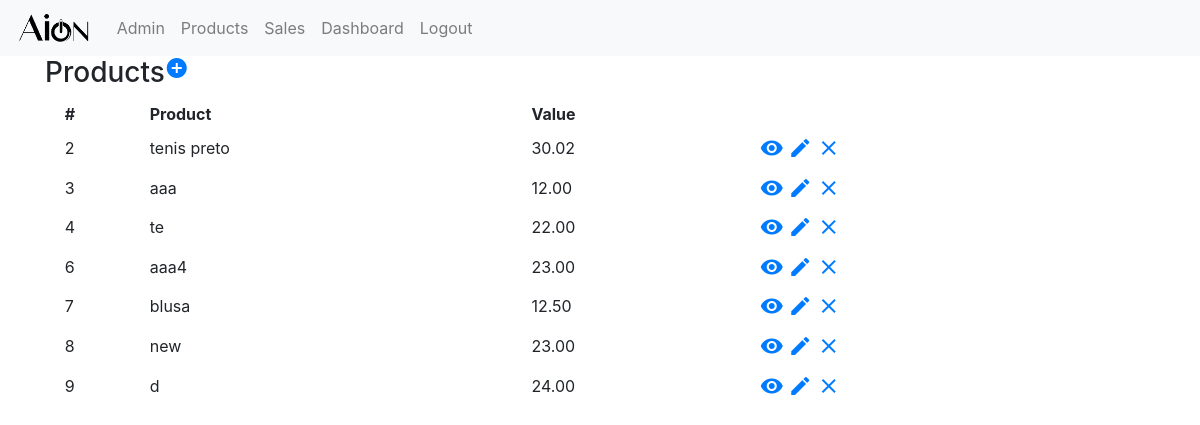
/sales_app/products/, run on an earlier commit of the app's database.
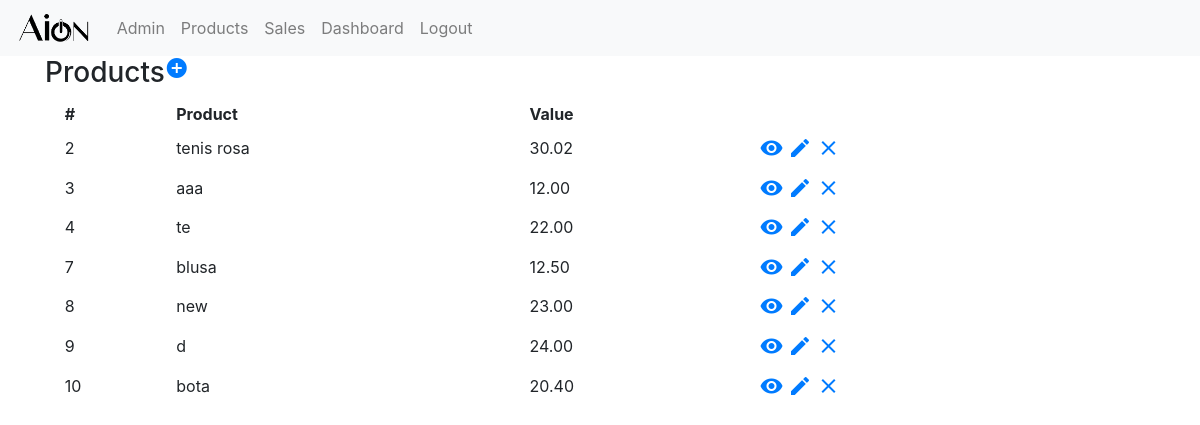
And on a later commit of the database.
### sales_app/models.py (models this page shows, shortened)
class Product(models.Model):
    name = models.CharField(max_length=256, unique=True)
    price = models.DecimalField(decimal_places=2, max_digits=32)

### sales_app/views.py (the view)
# urls.py: path('products/', views.ProductListView.as_view(), name='products'),
class ProductListView(ListView):
    context_object_name = 'products'
    model = models.Product

### sales_app/templates/sales_app/product_list.html
{% extends "sales_app/sales_app_base.html" %}
{% block body_block %}
<div class="container">
  <div class="row">
    <h3>Products</h3>
    <a href="{% url 'sales_app:product_create' %}"><span class="material-icons">add_circle</span></a>
  </div>
  <table class="table table-sm table-hover table-borderless">
    <thead>
      <tr>
        <th scope="col">#</th>
        <th scope="col">Product</th>
        <th scope="col">Value</th>
        <th scope="col"></th>
      </tr>
    </thead>
    <tbody>
      {% for product in products %}
      <tr>
        <td>{{product.pk}}</td>
        <td>{{product.name}}</td>
        <td>{{product.price}}</td>
        <td>
          <a href="{% url 'sales_app:product_detail' pk=product.pk %}"><span class="material-icons">visibility</span></a>
          <a href="{% url 'sales_app:product_update' pk=product.pk %}"><span class="material-icons">edit</span></a>
          <a href="{% url 'sales_app:product_delete' pk=product.pk %}"><span class="material-icons">clear</span></a>
        </td>
      </tr>
      {% endfor %}
    </tbody>
  </table>
</div>
{% endblock %}

What changed in the data, as far as the page shows it:
removed Product: pk "6", name "aaa4", price "23.00"
changed Product id 2: name "tenis preto" → "tenis rosa"
added Product: pk "10", name "bota", price "20.40"
